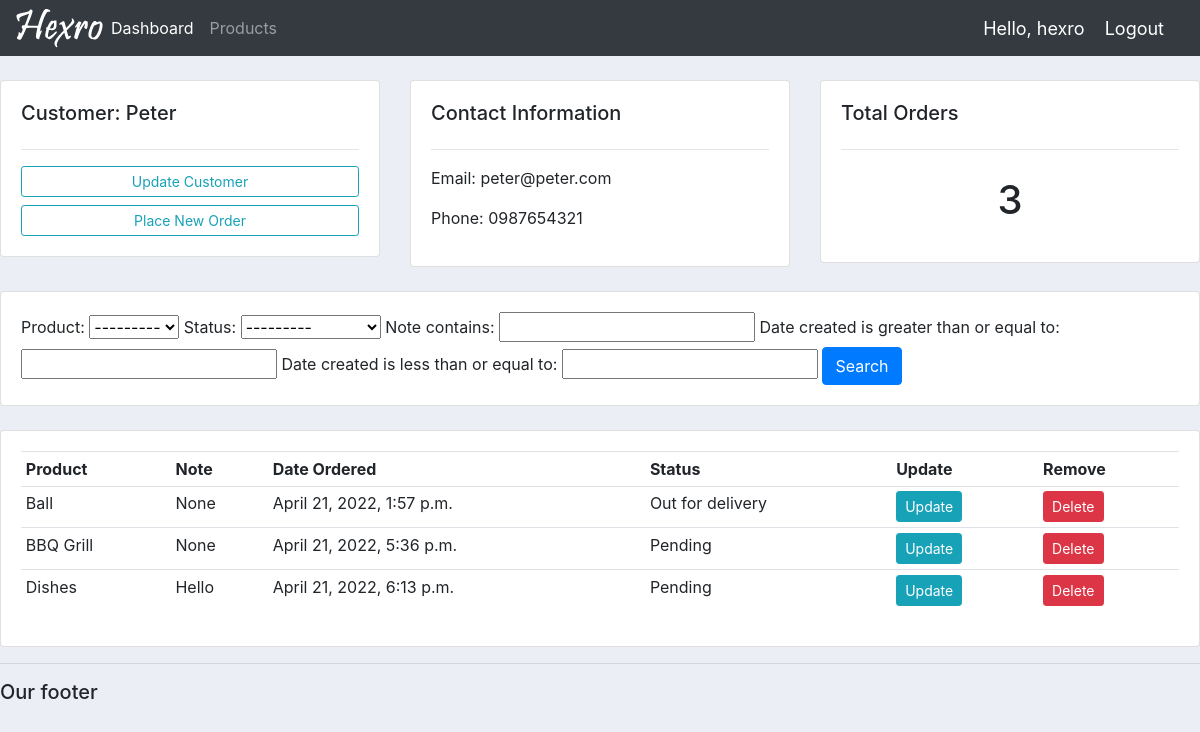
The page /customer/2/ (signed in) on the database its author committed.
### accounts/models.py (models this page shows, shortened)
class Customer(models.Model):
    name = models.CharField(max_length=200, null=True)
    phone = models.CharField(max_length=200, null=True)
    email = models.CharField(max_length=200, null=True)
    date_created = models.DateTimeField(auto_now_add=True, null=True)

class Order(models.Model):
    STATUS = (
        ('Pending', 'Pending'),
        ('Out for delivery', 'Out for delivery'),
        ('Delivered', 'Delivered'),
    )
    customer = models.ForeignKey(
        Customer, null=True, on_delete=models.SET_NULL)
    product = models.ForeignKey(Product, null=True, on_delete=models.SET_NULL)
    date_created = models.DateTimeField(auto_now_add=True, null=True)
    status = models.CharField(max_length=200, null=True, choices=STATUS)
    note = models.CharField(max_length=1000, null=True)

class Product(models.Model):
    CATEGORY = (
        ('Indoor', 'Indoor'),
        ('Out Door', 'Out Door')
    )
    name = models.CharField(max_length=200, null=True)
    price = models.FloatField(null=True)
    category = models.CharField(max_length=200, null=True, choices=CATEGORY)
    description = models.CharField(max_length=200, null=True)
    date_created = models.DateTimeField(auto_now_add=True, null=True)
    tags = models.ManyToManyField(Tag)
    def __str__(self):
        return self.name

### accounts/decorators.py (the view)
        def wrapper_func(request, *args, **kwargs):
            group = None
            if request.user.groups.exists():
                group = request.user.groups.all()[0].name
            if group in allowed_roles:
                return view_func(request, *args, **kwargs)
            else:
                return HttpResponse('You are not authorized to view this page')

### accounts/views.py (called while the page is built)
@login_required(login_url='login')
@allowed_users(allowed_roles=['admin'])
def customer(request, pk):
    customer = Customer.objects.get(id=pk)
    orders = customer.order_set.all()
    total_orders = orders.count()
    myFilter = OrderFilter(request.GET, queryset=orders)
    orders = myFilter.qs
    context = {'customer': customer, 'orders': orders,
               'total_orders': total_orders, 'myFilter': myFilter}
    return render(request, 'accounts/customer.html', context)

### accounts/templates/accounts/customer.html
{% extends 'accounts/main.html' %}
{% block content %}
<br>
<div class="row">
	<div class="col-md">
		<div class="card card-body">
			<h5>Customer: {{ customer.name}}</h5>
			<hr>
			<a class="btn btn-outline-info  btn-sm btn-block" href="">Update Customer</a>
			<a class="btn btn-outline-info  btn-sm btn-block" href="{% url 'create_order' customer.id %}">Place New Order</a>
		</div>
	</div>
	<div class="col-md">
		<div class="card card-body">
			<h5>Contact Information</h5>
			<hr>
			<p>Email: {{customer.email}}</p>
			<p>Phone: {{customer.phone}}</p>
		</div>
	</div>
	<div class="col-md">
		<div class="card card-body">
			<h5>Total Orders</h5>
			<hr>
			<h1 style="text-align: center;padding: 10px">{{total_orders}}</h1>
		</div>
	</div>
</div>
<br>
<div class="row">
	<div class="col">
		<div class="card card-body">
			<form method="get">
				{{myFilter.form}}
		        <button class="btn btn-primary" type="submit">Search</button>
		    </form>
		</div>
	</div>
</div>
<br>
<div class="row">
	<div class="col-md">
		<div class="card card-body">
			<table class="table table-sm">
				<tr>
					<th>Product</th>
					<th>Note</th>
					<th>Date Ordered</th>
					<th>Status</th>
					<th>Update</th>
					<th>Remove</th>
				</tr>
				{% for order in orders %}
					<tr>
						<td>{{order.product}}</td>
						<td>{{order.note}}</td>
						<td>{{order.date_created}}</td>
						<td>{{order.status}}</td>
                        <td><a class="btn btn-sm btn-info" href="{% url 'update_order' order.id %}">Update</a></td>
                        <td><a class="btn btn-sm btn-danger" href="{% url 'delete_order' order.id %}">Delete</a></td>
					</tr>
				{% endfor %}
			</table>
		</div>
	</div>
</div>
{% endblock content %}

### accounts/templates/accounts/navbar.html (shortened to what this page needs)
{% load static %}
<nav class="navbar navbar-expand-lg navbar-dark bg-dark">
    <a href="{% url 'home' %}"><img src="{% static 'images/logo.png' %}"></a>
    <div class="collapse navbar-collapse" id="navbarNav">
        <ul class="navbar-nav">
            <li class="nav-item active" id="nav-dashboard">
            <a class="nav-link" href="{% url 'home' %}">Dashboard</a>
            </li>
            <li class="nav-item" id="nav-products">
            <a class="nav-link" href="{% url 'products' %}">Products</a>
            </li>
        </ul>
    </div>
    <span class="hello-msg">Hello, {{request.user}}</span>
    <span><a class="hello-msg" href="{% url 'logout' %}">Logout</a></span>
</nav>

### static/css/main.css (style rules this page uses)
body { background-color: #ebeff5; }

### accounts/templates/accounts/navbar.html (style rules this page uses)
.hello-msg { font-size: 18px; color: #fff; margin-right: 20px; }

### rows shown on the page
Customer: name "Peter", email "peter@peter.com", phone "0987654321"
Order: product "Ball", note "None", date_created "April 21, 2022, 1:57 p.m.", status "Out for delivery"
Order: product "BBQ Grill", note "None", date_created "April 21, 2022, 5:36 p.m.", status "Pending"
Order: product "Dishes", note "Hello", date_created "April 21, 2022, 6:13 p.m.", status "Pending"

### other values the page prints
{{ request.user }} "hexro"
{{ total_orders }} "3"
